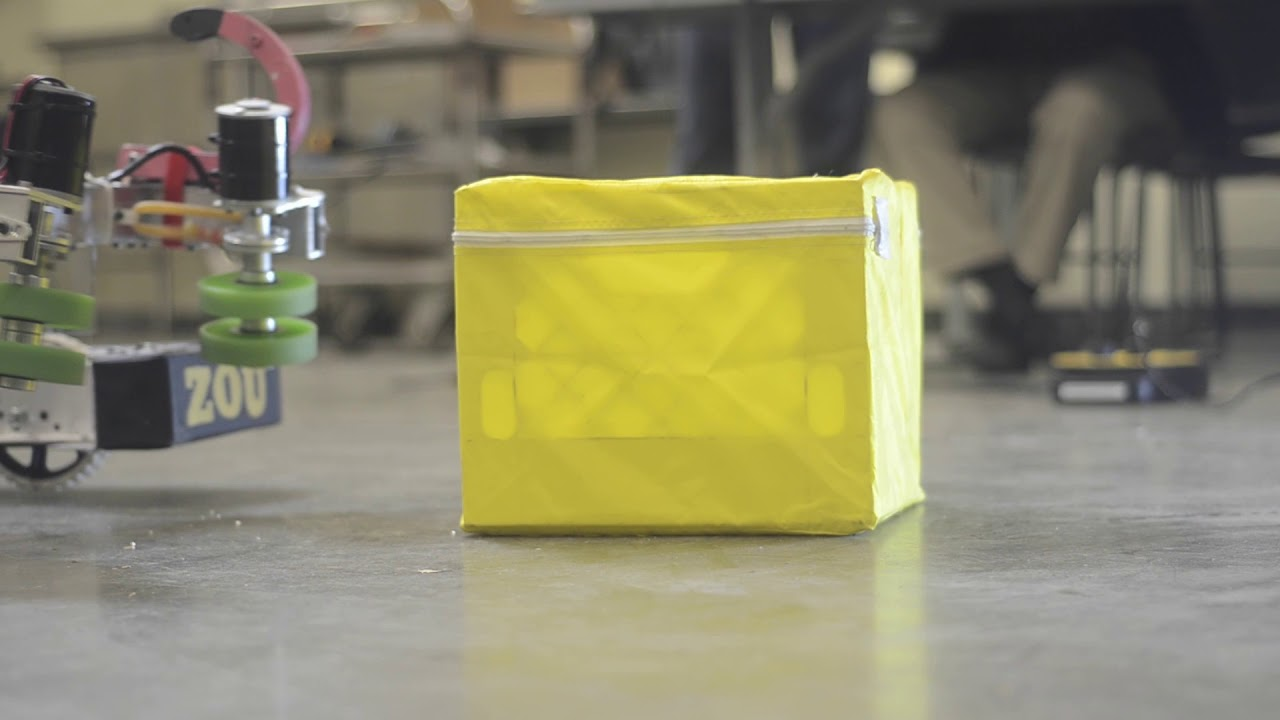
#> input picture examples/cube.jpg, 1280 x 720 px, given in place of video.mp4, which was not available
$ python slider_video.py
#> lines starting #> are read from the running program, lines starting #| are printed output that depends on the picture; after the words box and inside, x2 and y2 are one past the last pixel; in counts of white or black regions, pixels touching at a corner belong together; pictures that were not available may be replaced by others from this repository, and a replacement may not be noted
#> further down, image is the input picture: shape (720, 1280, 3); mean B, G, R 106.3, 135.4, 139
### sight/image.py
import cv2
import imutils
import numpy as np


class Image:
    def __init__(self, image):
        self.data = image

    def clone(self):
        return type(self)(self.data.copy())

    def show(self, window_name, size=None):
        if size:
            resized_image = cv2.resize(
                self.data,
                (
                    int(size[0]),
                    int(size[1])
                )
            )
            cv2.imshow(window_name, resized_image)
        else:
            cv2.imshow(window_name, self.data)
        return self

    def resize(self, size):
#> called with size = (480, 320)
        self.data = cv2.resize(
            self.data,
            (
                int(size[0]),
                int(size[1])
            )
        )
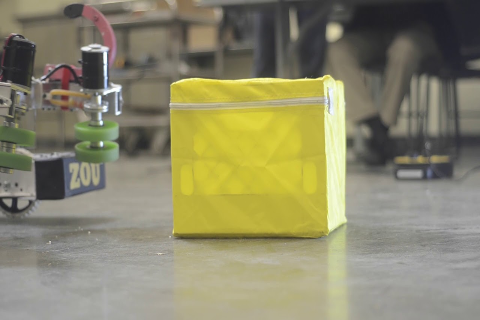
#> self.data: shape (320, 480, 3); mean B, G, R 106.2, 135.3, 139
#> in convert_to_hsv, `self.data = cv2.cvtColor( self.data, cv2.COLOR_BGR2HSV )`: self.data: shape (320, 480, 3); mean H, S, V 36.1, 52.8, 140.2
        return self

    # gets rid of specs, and closes holes in image
    def smooth(self):
        # create morph kernel
        morphkernel = np.ones((3, 3), np.uint8)
        # removes specs
        self.data = cv2.morphologyEx(
            self.data, cv2.MORPH_OPEN, morphkernel
        )
        # removes holes
        self.data = cv2.morphologyEx(
            self.data, cv2.MORPH_CLOSE, morphkernel
        )
        return self

    # gaussian blur on image on range 0 to 1
    def blur(self, blur_percentage):
        if blur_percentage > 1:
            raise Exception("Attempted to blur more than 100% blur")
        if blur_percentage < 0:
            raise Exception("Attempted to negatively blur")
        v = blur_percentage
        v *= 100
        v = int(v)
        # make blur value odd
        v = v if v % 2 == 1 else v + 1

        self.data = cv2.GaussianBlur(
            self.data, (v, v), 0
        )
        return self

    # Filter image with mask
    def mask(self, mask):
        self.data = cv2.bitwise_and(
            self.data,
            self.data,
            mask=mask
        )
        return self

    # [69 lines left out: functions draw_text, draw_circle, draw_target, draw_targets, not called in this run]

    def get_size(self): return self.data.shape[:2][::-1]
    def get_height(self): return self.data.shape[0]
    def get_width(self): return self.data.shape[1]

    # get mask for values range a to b
    def get_mask(self, a, b):
        mask = cv2.inRange(
            self.data,
            np.array(a),
            np.array(b)
            )
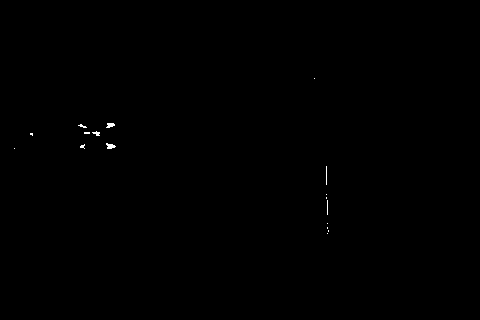
#> mask: shape (320, 480); 0.12% white in thin lines or dots, all inside (x1, y1, x2, y2) = (14, 78, 329, 234)
#> in mask, `self.data = cv2.bitwise_and( self.data, self.data, mask=mask )`: self.data: shape (320, 480, 3); mean H, S, V 0, 0.2, 0.2
#> in smooth, `self.data = cv2.morphologyEx( self.data, cv2.MORPH_OPEN, morphkernel )`: self.data: shape (320, 480, 3); mean H, S, V 0, 0.1, 0.1
        return mask

    # [60 lines left out: functions get_blobs, get_largest_blob, not called in this run]

    def convert_to_hsv(self):
        self.data = cv2.cvtColor(
            self.data,
            cv2.COLOR_BGR2HSV
        )
        return HSV_Image(
            self.data
        )

    # [8 lines left out: function convert_to_gray, not called in this run]

    def convert_to_bgr(self):
        return self


class HSV_Image(Image):
    def convert_to_hsv(self):
        return self

    # [21 lines left out: functions convert_to_gray, convert_to_bgr, not called in this run]


class Gray_Image(Image):
    pass

### sight/__init__.py
import cv2
from .image import *
from .window import *


def wait_for_keypress():
    cv2.waitKey(0)

def escape_key_pressed():
    return cv2.waitKey(1) & 0xFF == 27
#> (key Esc is pressed here)

def exit():
    cv2.destroyAllWindows()

### sight/window.py
import cv2


nothing = lambda *a, **k: None

class Window:
    def __init__(self, name):
        self.name = name
        cv2.namedWindow(self.name, cv2.WINDOW_AUTOSIZE)
        self.slider_names = []

    def add_slider(self, name, default=0, max=255):
        self.slider_names.append(name)
        cv2.createTrackbar(
            name,
            self.name,
            default,
            max,
            nothing
            )
        return self

    def get_slider(self, name):
        return cv2.getTrackbarPos(name, self.name)

    def get_sliders(self):
        return list(map(self.get_slider, self.slider_names))

### examples/slider_video.py
import cv2, time
from sight import *

window = Window("output").add_slider("Hue Low", 30, 255).add_slider("Hue High", 65, 255).add_slider("Sat Low", 120, 255).add_slider("Sat High", 255, 255).add_slider("Val Low", 100, 255).add_slider("Val High", 255, 255).add_slider("Blur", 0, 100)

cap = cv2.VideoCapture("video.mp4")

while True:
    _, image = cap.read()
    image = Image(image).resize((480, 320))


    output = image.clone().convert_to_hsv()
    hl, hh, sl, sh, vl, vh, blur = window.get_sliders()

    mask = output.get_mask(
        [hl, sl, vl],
        [hh, sh, vh]
    )

    image.show("original")
    output.mask(mask).smooth().blur(blur/100).show("output")

    time.sleep(0.05)

    if escape_key_pressed():
        break

exit()

$ run again, on examples/more_fuel.jpg
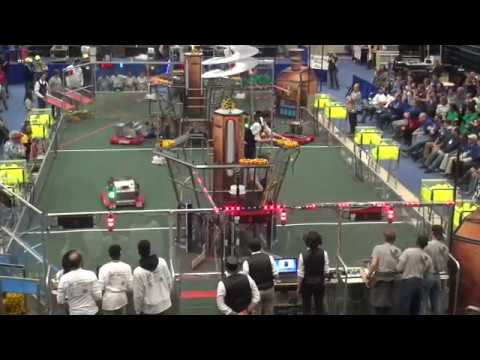
#> input picture examples/more_fuel.jpg, 480 x 360 px, given in place of video.mp4, which was not available
#> image is the input picture: shape (360, 480, 3); mean B, G, R 69.5, 75.9, 79.4
#> in resize, `self.data = cv2.resize( self.data, ( int(size[0]), int(size[1]) ) )`:
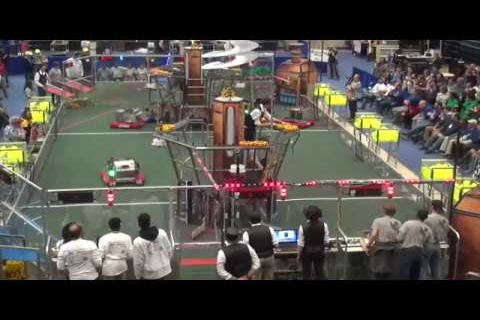
#> self.data: shape (320, 480, 3); mean B, G, R 69.5, 75.9, 79.4
#> in get_mask, `mask = cv2.inRange( self.data, np.array(a), np.array(b) )`:
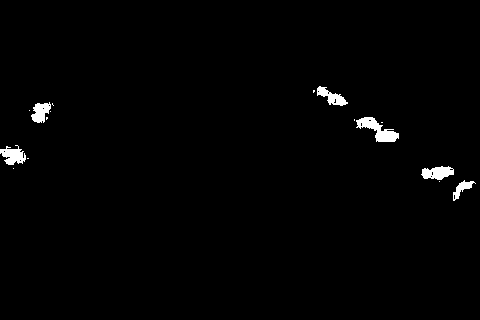
#> mask: shape (320, 480); 1.2% white; 16 white regions (10 under 20 px), largest, box (x1, y1, x2, y2) and area: (356, 117, 399, 142) 481, (421, 166, 454, 180) 320, (0, 145, 26, 165) 314, (317, 86, 348, 106) 274, (31, 102, 51, 123) 268, (453, 180, 476, 201) 175

$ run again, on examples/robots1.jpg
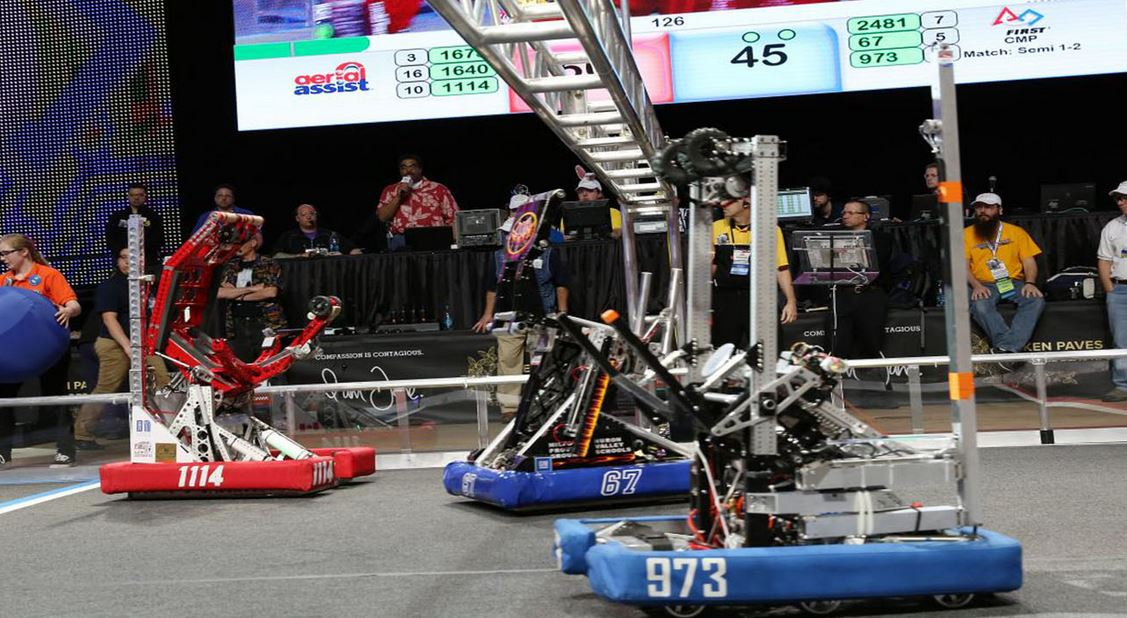
#> input picture examples/robots1.jpg, 1127 x 618 px, given in place of video.mp4, which was not available
#> image is the input picture: shape (618, 1127, 3); mean B, G, R 94.5, 92.4, 95.2
#> in resize, `self.data = cv2.resize( self.data, ( int(size[0]), int(size[1]) ) )`:
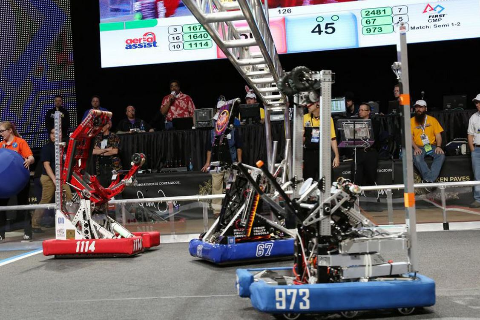
#> self.data: shape (320, 480, 3); mean B, G, R 94.4, 92.3, 95.1
#> mask: shape (320, 480); 0% white in thin lines or dots, all inside (x1, y1, x2, y2) = (426, 145, 430, 150)
